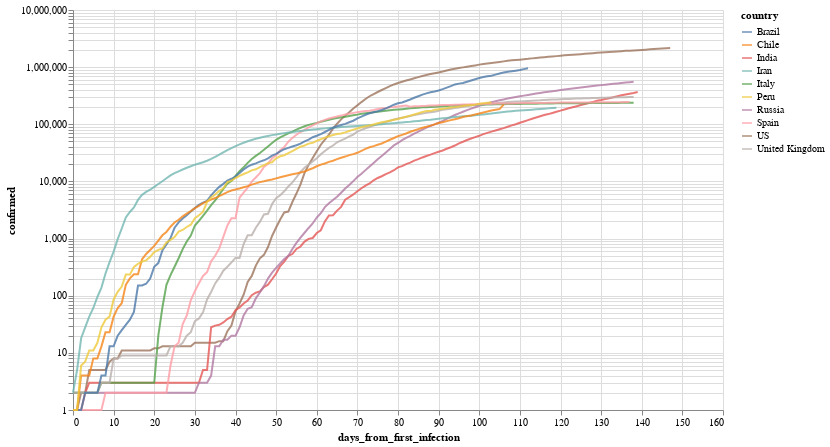

Notebook cell for this chart:
### Markdown cell above
Por ejemplo, evolución (interactiva!) de los paises con mas infectados

### Code cell
total_confirmed_by_country = global_df.groupby('country').confirmed.max().sort_values(ascending=False)
selected_countries = total_confirmed_by_country[total_confirmed_by_country > 1000].index

plot_df = global_df[
    (global_df.confirmed > 0) & 
    (global_df.country.isin(selected_countries[:10]))
].sort_values('date')

selection = alt.selection_multi(
    fields=['country'], 
    bind='legend', 
    init=[{'country': c} for c in selected_countries[:10]]
)


(
    alt.Chart(plot_df)
       .mark_line()
       .encode(
           x='days_from_first_infection', 
           y=alt.Y('confirmed', scale=alt.Scale(type='log')), 
           color='country',
           opacity=alt.condition(selection, alt.value(.8), alt.value(.05))
       ).add_selection(selection)
        .properties(width=650, height=400)
       
)

### Figure 1 — Vega-Lite specification as saved in the notebook (floating-point values rounded to 4 significant figures; data arrays with more than 128 entries replaced by an {"elided": "..."} marker saying what was removed)
{"config": {"view": {"continuousWidth": 400, "continuousHeight": 300}}, "data": {"name": "data-8e8f172e932746849a2c0786a47e7136"}, "mark": "line", "encoding": {"color": {"type": "nominal", "field": "country"}, "opacity": {"condition": {"value": 0.8, "selection": "selector001"}, "value": 0.05}, "x": {"type": "quantitative", "field": "days_from_first_infection"}, "y": {"type": "quantitative", "field": "confirmed", "scale": {"type": "log"}}}, "height": 400, "selection": {"selector001": {"type": "multi", "fields": ["country"], "bind": "legend", "init": [{"country": "US"}, {"country": "Brazil"}, {"country": "Russia"}, {"country": "India"}, {"country": "United Kingdom"}, {"country": "Spain"}, {"country": "Peru"}, {"country": "Italy"}, {"country": "Chile"}, {"country": "Iran"}]}}, "width": 650, "$schema": "https://vega.github.io/schema/vega-lite/v4.8.1.json", "datasets": {"data-8e8f172e932746849a2c0786a47e7136": {"elided": "1287 records"}}}
